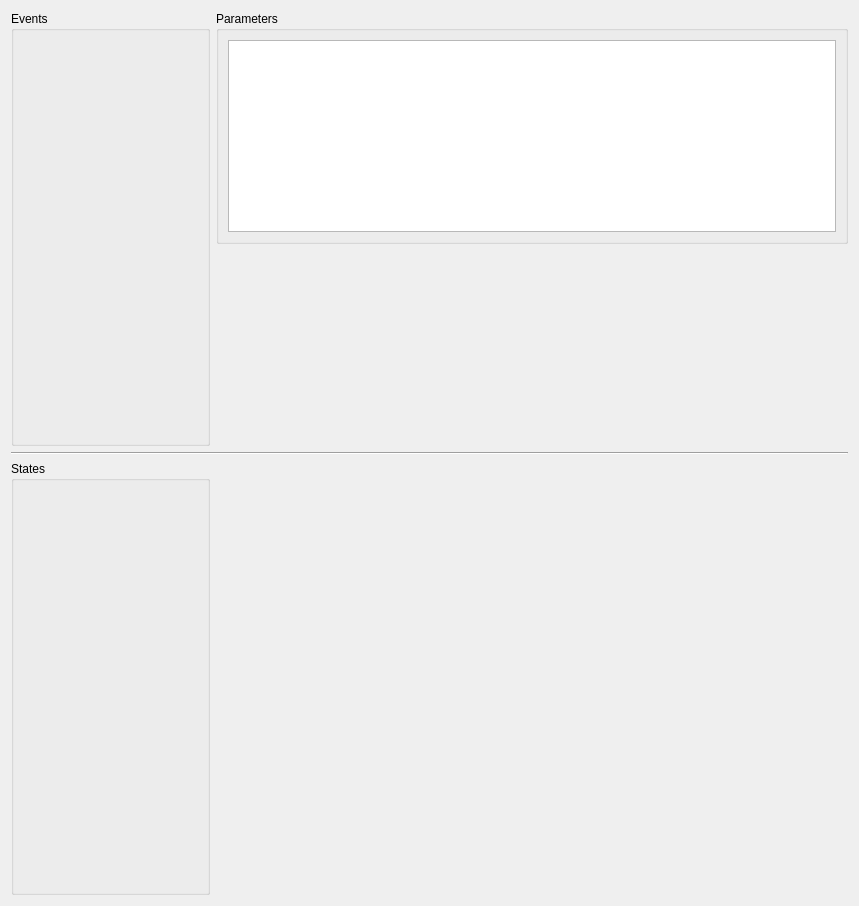
       <widget class="QWidget" name="tab_6">
        <attribute name="title">
         <string>Events / States</string>
        </attribute>
        <layout class="QGridLayout" name="gridLayout_24">
         <item row="0" column="0">
          <layout class="QVBoxLayout" name="verticalLayout_19" stretch="1,0,1">
           <item>
            <layout class="QHBoxLayout" name="horizontalLayout_7" stretch="0,1">
             <item>
              <widget class="QGroupBox" name="groupBoxEvents">
               <property name="minimumSize">
                <size>
                 <width>0</width>
                 <height>0</height>
                </size>
               </property>
               <property name="maximumSize">
                <size>
                 <width>16777215</width>
                 <height>16777215</height>
                </size>
               </property>
               <property name="title">
                <string>Events</string>
               </property>
               <layout class="QGridLayout" name="gridLayout_18">
                <item row="0" column="0">
                 <widget class="PanelSuperList" name="panelSuperListEvents" native="true">
                  <property name="minimumSize">
                   <size>
                    <width>175</width>
                    <height>0</height>
                   </size>
                  </property>
                  <property name="maximumSize">
                   <size>
                    <width>175</width>
                    <height>16777215</height>
                   </size>
                  </property>
                 </widget>
                </item>
               </layout>
              </widget>
             </item>
             <item>
              <layout class="QVBoxLayout" name="verticalLayout_18" stretch="0,1">
               <item>
                <widget class="QGroupBox" name="groupBoxParameters">
                 <property name="title">
                  <string>Parameters</string>
                 </property>
                 <layout class="QGridLayout" name="gridLayout_19">
                  <item row="0" column="0">
                   <widget class="WidgetSuperTree" name="treeViewEventsParameters"/>
                  </item>
                 </layout>
                </widget>
               </item>
               <item>
                <spacer name="verticalSpacer_5">
                 <property name="orientation">
                  <enum>Qt::Vertical</enum>
                 </property>
                 <property name="sizeHint" stdset="0">
                  <size>
                   <width>598</width>
                   <height>368</height>
                  </size>
                 </property>
                </spacer>
               </item>
              </layout>
             </item>
            </layout>
           </item>
           <item>
            <widget class="Line" name="line">
             <property name="orientation">
              <enum>Qt::Horizontal</enum>
             </property>
            </widget>
           </item>
           <item>
            <layout class="QHBoxLayout" name="horizontalLayout_5" stretch="0,1">
             <item>
              <widget class="QGroupBox" name="groupBoxStates">
               <property name="minimumSize">
                <size>
                 <width>0</width>
                 <height>0</height>
                </size>
               </property>
               <property name="maximumSize">
                <size>
                 <width>16777215</width>
                 <height>16777215</height>
                </size>
               </property>
               <property name="title">
                <string>States</string>
               </property>
               <layout class="QGridLayout" name="gridLayout_20">
                <item row="0" column="0">
                 <widget class="PanelSuperList" name="panelSuperListStates" native="true">
                  <property name="minimumSize">
                   <size>
                    <width>175</width>
                    <height>0</height>
                   </size>
                  </property>
                  <property name="maximumSize">
                   <size>
                    <width>175</width>
                    <height>16777215</height>
                   </size>
                  </property>
                 </widget>
                </item>
               </layout>
              </widget>
             </item>
             <item>
              <spacer name="horizontalSpacer">
               <property name="orientation">
                <enum>Qt::Horizontal</enum>
               </property>
               <property name="sizeHint" stdset="0">
                <size>
                 <width>638</width>
                 <height>268</height>
                </size>
               </property>
              </spacer>
             </item>
            </layout>
           </item>
          </layout>
         </item>
        </layout>
       </widget>
